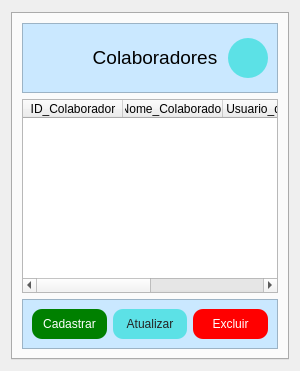
         <widget class="QWidget" name="page_Colab">
          <layout class="QGridLayout" name="gridLayout_6">
           <property name="topMargin">
            <number>0</number>
           </property>
           <item row="0" column="0">
            <widget class="QTabWidget" name="tabWidget_3">
             <property name="styleSheet">
              <string notr="true">QTabBar::tab {
                width: 0px;  
                padding: 0px; 
                margin: 0px; 
            }</string>
             </property>
             <property name="currentIndex">
              <number>0</number>
             </property>
             <widget class="QWidget" name="tab_5">
              <attribute name="title">
               <string>Tab 1</string>
              </attribute>
              <layout class="QVBoxLayout" name="verticalLayout_13">
               <item>
                <widget class="QFrame" name="frame_3">
                 <property name="styleSheet">
                  <string notr="true">QWidget{	
	background-color: #cae8ff;
	color: Black;
}
QPushButton{
	background-color: #5CE1E6;	
	color:#242424;
	border-radius:20px;
}</string>
                 </property>
                 <property name="frameShape">
                  <enum>QFrame::StyledPanel</enum>
                 </property>
                 <property name="frameShadow">
                  <enum>QFrame::Raised</enum>
                 </property>
                 <layout class="QHBoxLayout" name="horizontalLayout_12">
                  <item>
                   <widget class="QLabel" name="label_4">
                    <property name="minimumSize">
                     <size>
                      <width>50</width>
                      <height>50</height>
                     </size>
                    </property>
                    <property name="maximumSize">
                     <size>
                      <width>50</width>
                      <height>50</height>
                     </size>
                    </property>
                    <property name="text">
                     <string/>
                    </property>
                    <property name="pixmap">
                     <pixmap resource="../img/imagens.qrc">:/icons/icons/grupo.png</pixmap>
                    </property>
                    <property name="scaledContents">
                     <bool>true</bool>
                    </property>
                   </widget>
                  </item>
                  <item>
                   <widget class="QLabel" name="label_7">
                    <property name="text">
                     <string>&lt;html&gt;&lt;head/&gt;&lt;body&gt;&lt;p align=&quot;center&quot;&gt;&lt;span style=&quot; font-size:14pt;&quot;&gt;Colaboradores&lt;/span&gt;&lt;/p&gt;&lt;/body&gt;&lt;/html&gt;</string>
                    </property>
                   </widget>
                  </item>
                  <item>
                   <widget class="QPushButton" name="pushButton_Refresh_Colab">
                    <property name="minimumSize">
                     <size>
                      <width>40</width>
                      <height>40</height>
                     </size>
                    </property>
                    <property name="maximumSize">
                     <size>
                      <width>40</width>
                      <height>40</height>
                     </size>
                    </property>
                    <property name="cursor">
                     <cursorShape>PointingHandCursor</cursorShape>
                    </property>
                    <property name="text">
                     <string/>
                    </property>
                    <property name="icon">
                     <iconset resource="../img/imagens.qrc">
                      <normaloff>:/icons/icons/sincronizar.png</normaloff>:/icons/icons/sincronizar.png</iconset>
                    </property>
                    <property name="iconSize">
                     <size>
                      <width>25</width>
                      <height>25</height>
                     </size>
                    </property>
                   </widget>
                  </item>
                 </layout>
                </widget>
               </item>
               <item>
                <widget class="QTableWidget" name="tableWidget_Colab">
                 <property name="showGrid">
                  <bool>true</bool>
                 </property>
                 <property name="sortingEnabled">
                  <bool>false</bool>
                 </property>
                 <column>
                  <property name="text">
                   <string>ID_Colaborador</string>
                  </property>
                 </column>
                 <column>
                  <property name="text">
                   <string>Nome_Colaborador</string>
                  </property>
                 </column>
                 <column>
                  <property name="text">
                   <string>Usuario_de_login</string>
                  </property>
                 </column>
                 <column>
                  <property name="text">
                   <string>Senha_de usuario</string>
                  </property>
                 </column>
                </widget>
               </item>
               <item>
                <widget class="QFrame" name="frame_14">
                 <property name="styleSheet">
                  <string notr="true">QWidget{	
	background-color: #cae8ff;
	color: Black;
}
QPushButton{
	background-color: #5CE1E6;	
	color:#242424;
	text-align:center;
	height:30px;
	border-radius:10px;
}
</string>
                 </property>
                 <property name="frameShape">
                  <enum>QFrame::StyledPanel</enum>
                 </property>
                 <property name="frameShadow">
                  <enum>QFrame::Raised</enum>
                 </property>
                 <layout class="QHBoxLayout" name="horizontalLayout_7">
                  <item>
                   <widget class="QPushButton" name="pushButton_Cad_Colab_Page">
                    <property name="cursor">
                     <cursorShape>PointingHandCursor</cursorShape>
                    </property>
                    <property name="styleSheet">
                     <string notr="true">background-color: green;
color:white;	</string>
                    </property>
                    <property name="text">
                     <string>Cadastrar</string>
                    </property>
                    <property name="icon">
                     <iconset resource="../img/imagens.qrc">
                      <normaloff>:/icons/icons/cedula.png</normaloff>:/icons/icons/cedula.png</iconset>
                    </property>
                   </widget>
                  </item>
                  <item>
                   <widget class="QPushButton" name="pushButton_Update_Colab">
                    <property name="cursor">
                     <cursorShape>PointingHandCursor</cursorShape>
                    </property>
                    <property name="text">
                     <string>Atualizar</string>
                    </property>
                    <property name="icon">
                     <iconset resource="../img/imagens.qrc">
                      <normaloff>:/icons/icons/editar.png</normaloff>:/icons/icons/editar.png</iconset>
                    </property>
                   </widget>
                  </item>
                  <item>
                   <widget class="QPushButton" name="pushButton_Delete_Colab">
                    <property name="cursor">
                     <cursorShape>PointingHandCursor</cursorShape>
                    </property>
                    <property name="styleSheet">
                     <string notr="true">background-color: red;
color:white;</string>
                    </property>
                    <property name="text">
                     <string>Excluir</string>
                    </property>
                    <property name="icon">
                     <iconset resource="../img/imagens.qrc">
                      <normaloff>:/icons/icons/excluir.png</normaloff>:/icons/icons/excluir.png</iconset>
                    </property>
                   </widget>
                  </item>
                 </layout>
                </widget>
               </item>
              </layout>
             </widget>
            </widget>
           </item>
          </layout>
         </widget>
